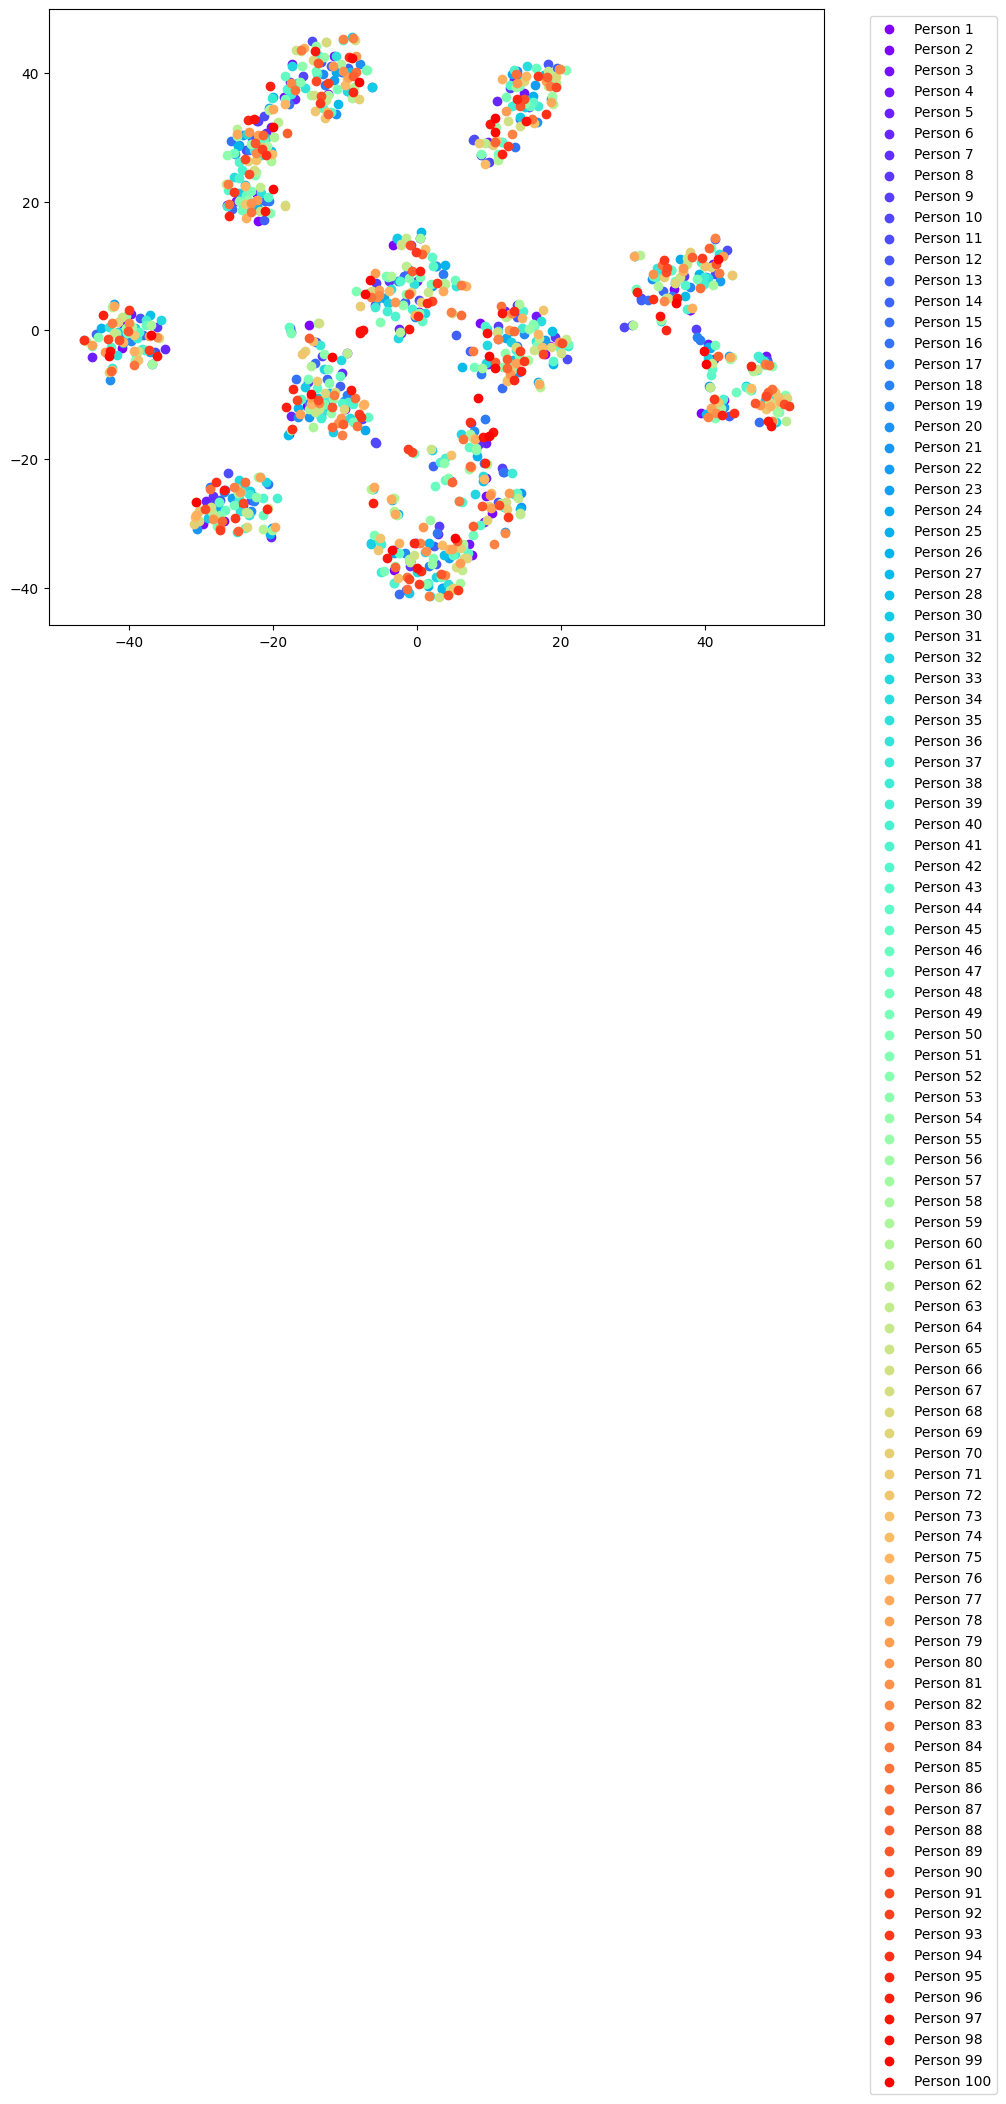

This chart was generated by the following Python code:
import numpy as np
from sentence_transformers import SentenceTransformer
from sklearn.manifold import TSNE
import matplotlib.pyplot as plt
import json

with open('cleaned.json', 'r') as f:
   data = json.load(f)

model = SentenceTransformer('all-MiniLM-L6-v2')

categories = ['demographic_information', 'physical_and_health_characteristics', 
             'psychological_and_cognitive_aspects', 'cultural_and_social_context',
             'relationships_and_social_networks', 'career_and_work_identity',
             'education_and_learning', 'hobbies_interests_and_lifestyle',
             'lifestyle_and_daily_routine', 'core_values_beliefs_and_philosophy',
             'emotional_and_relational_skills', 'media_consumption_and_engagement']

embeddings = []
labels = []
person_ids = []

for i, person in enumerate(data):
   for cat in categories:
       if cat in person and isinstance(person[cat], str):
           embedding = model.encode(person[cat])
           embeddings.append(embedding)
           labels.append(cat)
           person_ids.append(i)

embeddings_array = np.array(embeddings)
tsne = TSNE(n_components=2, random_state=42)
embeddings_2d = tsne.fit_transform(embeddings_array)

plt.figure(figsize=(10, 8))
colors = plt.cm.rainbow(np.linspace(0, 1, len(data)))

for i in range(len(data)):
   mask = [pid == i for pid in person_ids]
   if any(mask):
       plt.scatter(embeddings_2d[mask, 0], embeddings_2d[mask, 1], 
                  color=colors[i], label=f'Person {i+1}')

plt.legend(bbox_to_anchor=(1.05, 1), loc='upper left')
plt.tight_layout()
plt.savefig('tsne_100person.png', bbox_inches='tight')
plt.close()